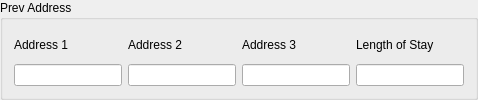
                      <widget class="QGroupBox" name="grpPrevAddress">
                       <property name="enabled">
                        <bool>true</bool>
                       </property>
                       <property name="sizePolicy">
                        <sizepolicy hsizetype="Expanding" vsizetype="Preferred">
                         <horstretch>0</horstretch>
                         <verstretch>0</verstretch>
                        </sizepolicy>
                       </property>
                       <property name="title">
                        <string>Prev Address</string>
                       </property>
                       <layout class="QGridLayout" name="gridLayout_3">
                        <item row="0" column="0">
                         <widget class="QLabel" name="label_16">
                          <property name="text">
                           <string>Address 1</string>
                          </property>
                         </widget>
                        </item>
                        <item row="0" column="1">
                         <widget class="QLabel" name="label_17">
                          <property name="text">
                           <string>Address 2</string>
                          </property>
                         </widget>
                        </item>
                        <item row="0" column="2">
                         <widget class="QLabel" name="label_18">
                          <property name="text">
                           <string>Address 3</string>
                          </property>
                         </widget>
                        </item>
                        <item row="0" column="3">
                         <widget class="QLabel" name="label_20">
                          <property name="text">
                           <string>Length of Stay</string>
                          </property>
                         </widget>
                        </item>
                        <item row="1" column="0">
                         <widget class="QLineEdit" name="linePrevAddress1">
                          <property name="enabled">
                           <bool>true</bool>
                          </property>
                         </widget>
                        </item>
                        <item row="1" column="1">
                         <widget class="QLineEdit" name="linePrevAddress2">
                          <property name="enabled">
                           <bool>true</bool>
                          </property>
                         </widget>
                        </item>
                        <item row="1" column="2">
                         <widget class="QLineEdit" name="linePrevAddress3">
                          <property name="enabled">
                           <bool>true</bool>
                          </property>
                         </widget>
                        </item>
                        <item row="1" column="3">
                         <widget class="QLineEdit" name="linePrevLengthOfStay">
                          <property name="enabled">
                           <bool>true</bool>
                          </property>
                         </widget>
                        </item>
                       </layout>
                      </widget>
